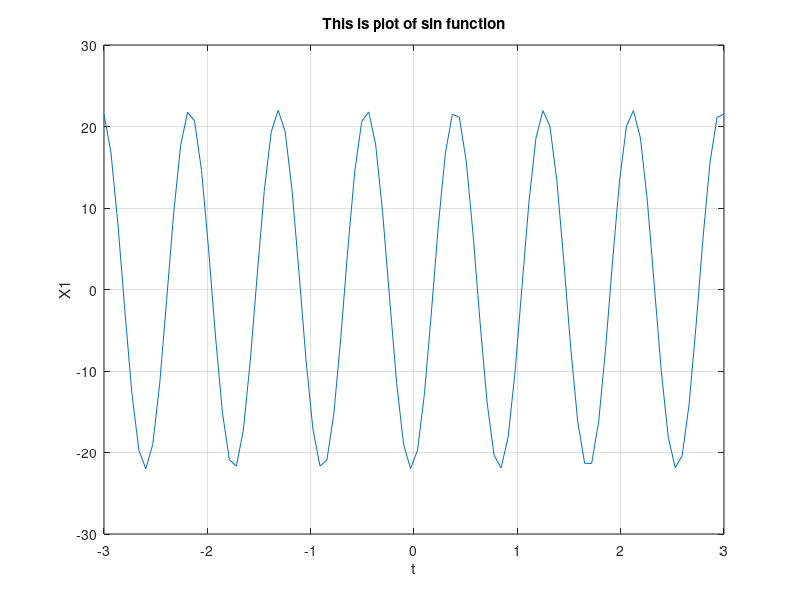
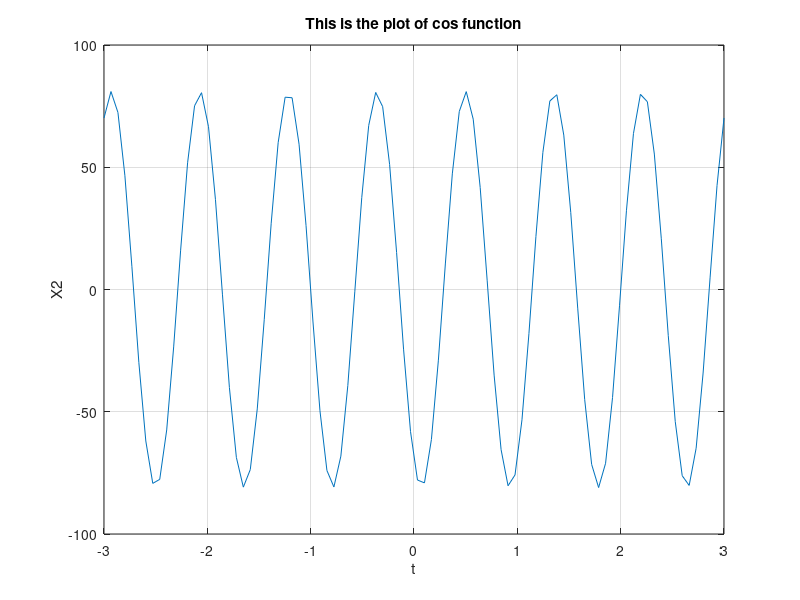

The MATLAB script that drew these images, in order:
%{ 
ID = 22-47018-1 AB-CDEFG-H
AB = 22
GH = 81
CDEF = 4701
DG = 78 
%}
t = linspace(-3, 3,90); 
CDEF = 4701;
A1 = 22; 
ph_deg01 = 78; 
ph_rad01 = deg2rad(ph_deg01);
x1 = A1*sin(2*pi*CDEF*t + ph_rad01);
figure;
plot(t, x1)
xlabel('t')
ylabel('X1')
title('This is plot of sin function')
grid on;

%{ 
ID = 22-47018-1 AB-CDEFG-H
AB = 22
GH = 81
CDEF = 4701
DG = 78 
%}
A2 = 81; 
ph_deg02 = 30;
ph_rad02 = deg2rad(ph_deg02); 
x2 = A2*cos(2*pi*CDEF*t + ph_rad02); 
figure;
plot(t, x2)
xlabel('t')
ylabel('X2')
title('This is the plot of cos function')
grid on;


